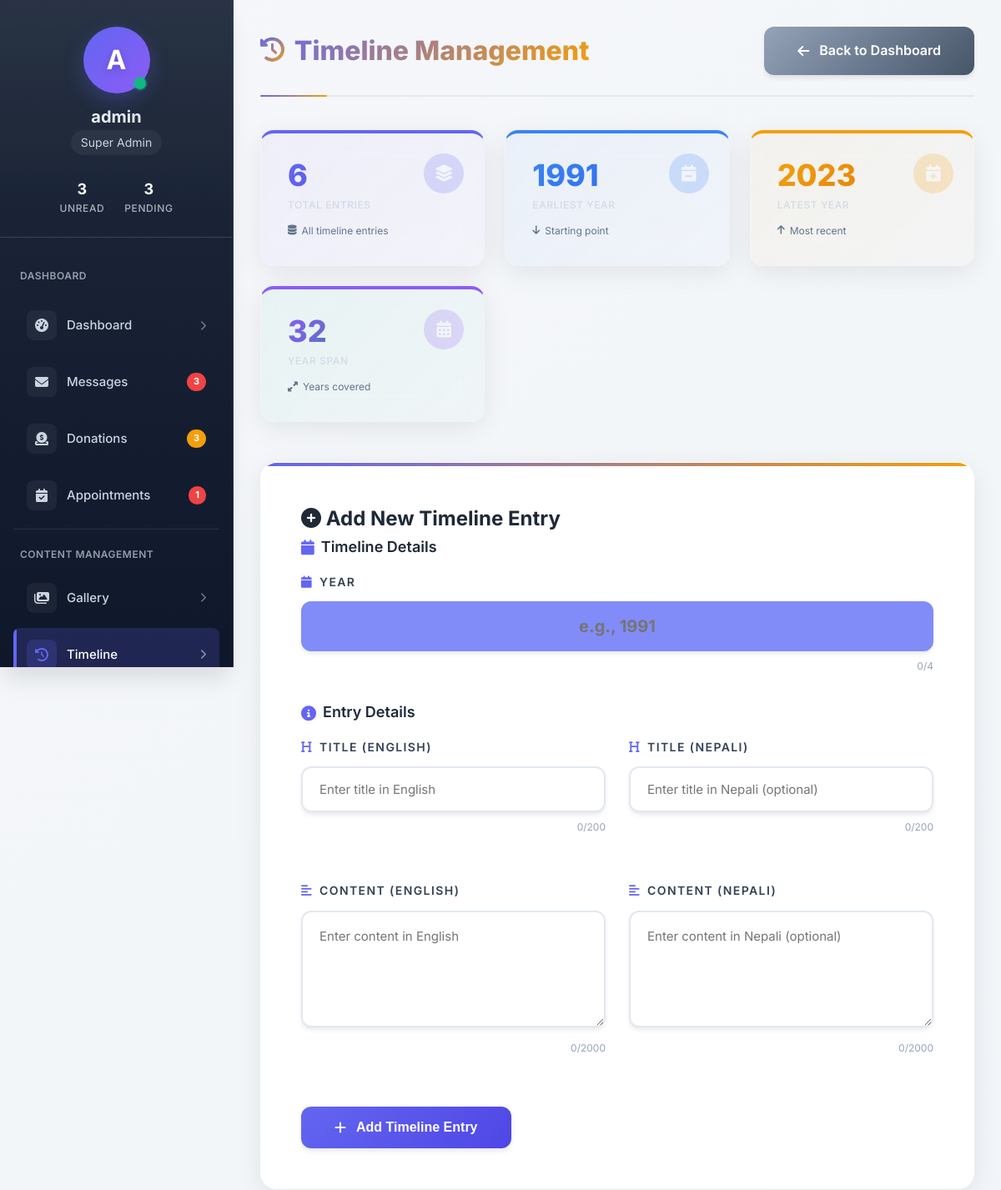
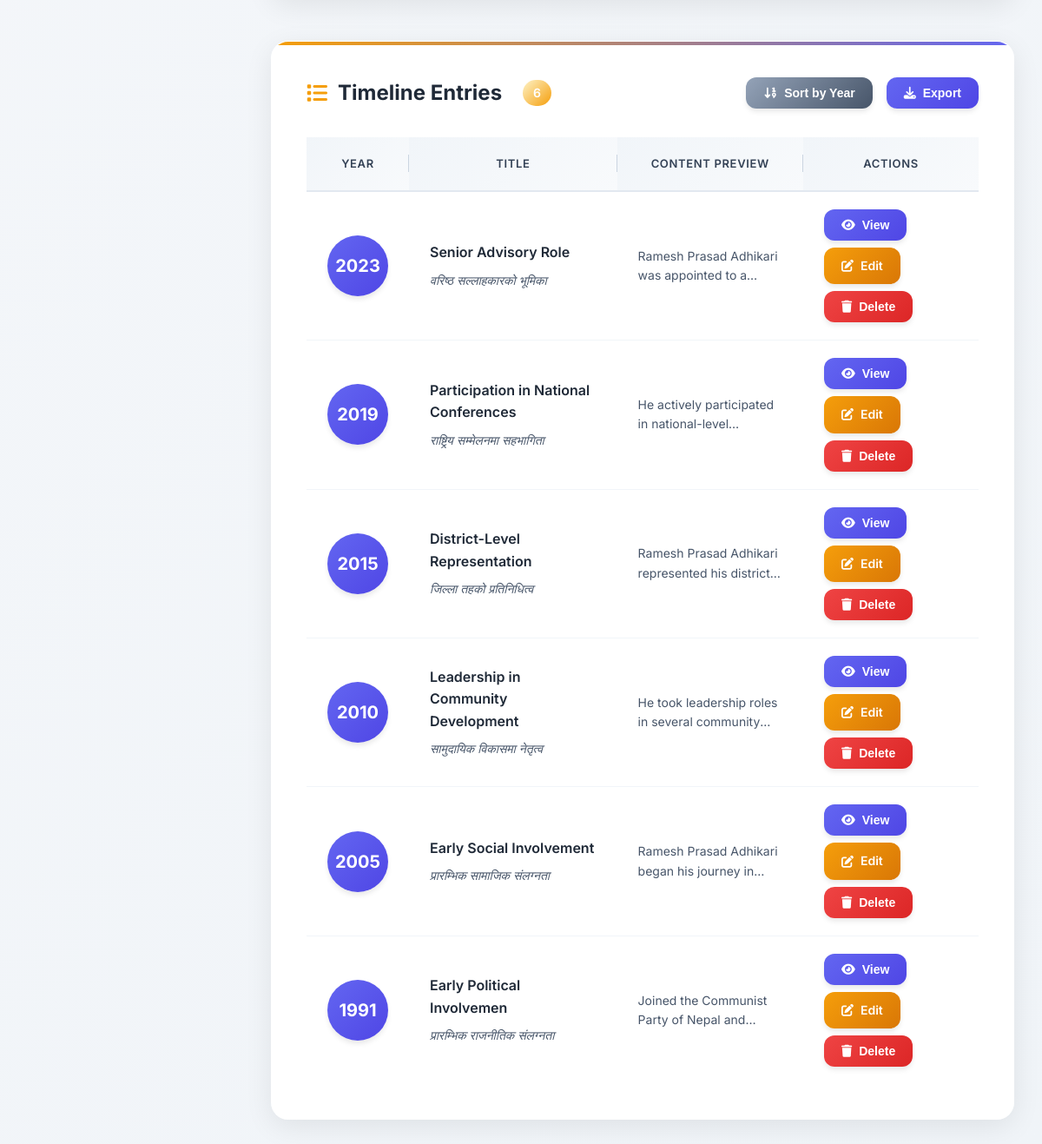
The page /backend/admin/timeline.php (signed in) on the database its author committed (2 pictures, top to bottom).
### tables this page shows
CREATE TABLE `timeline_entries` (
  `id` int(11) NOT NULL,
  `year` varchar(20) NOT NULL,
  `title_en` varchar(255) NOT NULL,
  `title_np` varchar(255) DEFAULT NULL,
  `content_en` text NOT NULL,
  `content_np` text DEFAULT NULL,
  `created_at` timestamp NOT NULL DEFAULT current_timestamp()
);

### backend/admin/timeline.php (the view, shortened to what the rows shown need)
<?php
require_once __DIR__ . '/../database/connection.php';
$edit_mode = false;
$edit_entry = null;
$stmt = $conn->query("SELECT * FROM timeline_entries ORDER BY year DESC");
$entries = $stmt->fetchAll(PDO::FETCH_ASSOC);
?>
<!DOCTYPE html>
<html lang="en">
<head>
    <link rel="stylesheet" href="https://cdnjs.cloudflare.com/ajax/libs/font-awesome/6.4.0/css/all.min.css">
</head>
<body>
    <div class="admin-container">
        <main class="main-content">
            <div class="page-header">
                <h1><i class="fas fa-history"></i> Timeline Management</h1>
            </div>
            <?php if ($edit_mode && $edit_entry): ?>
                <div class="edit-form-container">
                    <div class="form-header">
                        <h2>
                            <i class="fas fa-edit"></i>
                            Edit Timeline Entry
                        </h2>
                        <a href="?cancel_edit" class="btn btn-secondary">
                            <i class="fas fa-times"></i> <span>Cancel Edit</span>
                        </a>
                    </div>
                    <form method="POST" id="editForm">
                        <input type="hidden" name="edit_id" value="<?php echo $edit_entry['id']; ?>">
                        <div class="form-section">
                            <h3><i class="fas fa-calendar"></i> Timeline Details</h3>
                            <div class="form-group">
                                <label class="form-label">
                                    <i class="fas fa-calendar"></i> Year
                                </label>
                                <input type="text"
                                       name="year"
                                       class="form-input year-input"
                                       placeholder="e.g., 1991"
                                       value="<?php echo htmlspecialchars($edit_entry['year']); ?>"
                                       required
                                       maxlength="4"
                                       pattern="\d{4}"
                                       title="Please enter a valid 4-digit year">
                                <span class="char-count" data-for="year"></span>
                            </div>
                        </div>
                        <div class="form-section">
                            <h3><i class="fas fa-info-circle"></i> Entry Details</h3>
                            <div class="form-row">
                                <div class="form-group">
                                    <label class="form-label">
                                        <i class="fas fa-heading"></i> Title (English)
                                    </label>
                                    <input type="text"
                                           name="title_en"
                                           class="form-input"
                                           value="<?php echo htmlspecialchars($edit_entry['title_en']); ?>"
                                           placeholder="Enter title in English"
                                           required
                                           maxlength="200">
                                    <span class="char-count" data-for="title_en"></span>
                                </div>
                                <div class="form-group">
                                    <label class="form-label">
                                        <i class="fas fa-heading"></i> Title (Nepali)
                                    </label>
                                    <input type="text"
                                           name="title_np"
                                           class="form-input"
                                           value="<?php echo htmlspecialchars($edit_entry['title_np'] ?? ''); ?>"
                                           placeholder="Enter title in Nepali (optional)"
                                           maxlength="200">
                                    <span class="char-count" data-for="title_np"></span>
                                </div>
                            </div>
                            <div class="form-row">
                                <div class="form-group">
                                    <label class="form-label">
                                        <i class="fas fa-align-left"></i> Content (English)
                                    </label>
                                    <textarea name="content_en"
                                              class="form-textarea"
                                              placeholder="Enter content in English"
                                              required
                                              maxlength="2000"><?php echo htmlspecialchars($edit_entry['content_en']); ?></textarea>
                                    <span class="char-count" data-for="content_en"></span>
                                </div>
                                <div class="form-group">
                                    <label class="form-label">
                                        <i class="fas fa-align-left"></i> Content (Nepali)
                                    </label>
                                    <textarea name="content_np"
                                              class="form-textarea"
                                              placeholder="Enter content in Nepali (optional)"
                                              maxlength="2000"><?php echo htmlspecialchars($edit_entry['content_np'] ?? ''); ?></textarea>
                                    <span class="char-count" data-for="content_np"></span>
                                </div>
                            </div>
                        </div>
                        <div style="display: flex; gap: 1rem;">
                            <button type="submit" class="btn btn-warning">
                                <i class="fas fa-save"></i> <span>Update Entry</span>
                            </button>
                            <a href="?cancel_edit" class="btn btn-secondary">
                                <i class="fas fa-times"></i> <span>Cancel</span>
                            </a>
                        </div>
                    </form>
                </div>
            <?php else: ?>
                <div class="form-container">
                    <h2><i class="fas fa-plus-circle"></i> Add New Timeline Entry</h2>
                </div>
            <?php endif; ?>
            <div class="table-container">
                <div class="table-header">
                    <h2>
                        <i class="fas fa-list"></i> Timeline Entries
                        <span class="count-badge"><?php echo count($entries); ?></span>
                    </h2>
                </div>
                <?php if (empty($entries)): ?>
                    <div class="empty-state">
                        <i class="fas fa-history"></i>
                        <h3>No timeline entries yet</h3>
                        <p>Start by adding your first timeline entry using the form above.</p>
                        <button onclick="document.querySelector('input[name=\"year\"]').focus()" class="btn">
                            <i class="fas fa-plus"></i> Add First Entry
                        </button>
                    </div>
                <?php else: ?>
                    <div style="overflow-x: auto;">
                        <table class="modern-table" id="timelineTable">
                            <thead>
                                <tr>
                                    <th class="year-cell">Year</th>
                                    <th class="title-cell">Title</th>
                                    <th class="content-cell">Content Preview</th>
                                    <th>Actions</th>
                                </tr>
                            </thead>
                            <tbody>
                                <?php foreach ($entries as $entry):
                                    $contentPreview = strlen($entry['content_en']) > 150 ?
                                        substr($entry['content_en'], 0, 150) . '...' :
                                        $entry['content_en'];
                                ?>
                                    <tr data-id="<?php echo $entry['id']; ?>">
                                        <td class="year-cell">
                                            <div class="year-badge"><?php echo htmlspecialchars($entry['year']); ?></div>
                                        </td>
                                        <td class="title-cell">
                                            <div class="title-en"><?php echo htmlspecialchars($entry['title_en']); ?></div>
                                            <?php if ($entry['title_np']): ?>
                                                <div class="title-np"><?php echo htmlspecialchars($entry['title_np']); ?></div>
                                            <?php endif; ?>
                                        </td>
                                        <td class="content-cell">
                                            <div class="content-preview"><?php echo htmlspecialchars($contentPreview); ?></div>
                                        </td>
                                        <td>
                                            <div class="action-buttons">
                                                <button type="button" class="btn btn-sm btn-info view-btn"
                                                        data-year="<?php echo htmlspecialchars($entry['year']); ?>"
                                                        data-title-en="<?php echo htmlspecialchars($entry['title_en']); ?>"
                                                        data-title-np="<?php echo htmlspecialchars($entry['title_np'] ?? ''); ?>"
                                                        data-content-en="<?php echo htmlspecialchars($entry['content_en']); ?>"
                                                        data-content-np="<?php echo htmlspecialchars($entry['content_np'] ?? ''); ?>">
                                                    <i class="fas fa-eye"></i> <span>View</span>
                                                </button>
                                                <a href="?edit=<?php echo $entry['id']; ?>" class="btn btn-sm btn-warning">
                                                    <i class="fas fa-edit"></i> <span>Edit</span>
                                                </a>
                                                <button type="button" class="btn btn-sm btn-danger delete-btn" data-id="<?php echo $entry['id']; ?>">
                                                    <i class="fas fa-trash"></i> <span>Delete</span>
                                                </button>
                                            </div>
                                        </td>
                                    </tr>
                                <?php endforeach; ?>
                            </tbody>
                        </table>
                    </div>
                <?php endif; ?>
            </div>
        </main>
    </div>
</body>
</html>

### rows shown on the page
timeline_entries: year "2023", title_en "Senior Advisory Role", title_np "वरिष्ठ सल्लाहकारको भूमिका", content_en "Ramesh Prasad Adhikari was appointed to…"
timeline_entries: year "2019", title_en "Participation in National Conferences", title_np "राष्ट्रिय सम्मेलनमा सहभागिता", content_en "He actively participated in…"
timeline_entries: year "2015", title_en "District-Level Representation", title_np "जिल्ला तहको प्रतिनिधित्व", content_en "Ramesh Prasad Adhikari represented his…"
timeline_entries: year "2010", title_en "Leadership in Community Development", title_np "सामुदायिक विकासमा नेतृत्व", content_en "He took leadership roles in several…"
timeline_entries: year "2005", title_en "Early Social Involvement", title_np "प्रारम्भिक सामाजिक संलग्नता", content_en "Ramesh Prasad Adhikari began his journey…"
timeline_entries: year "1991", title_en "Early Political Involvemen", title_np "प्रारम्भिक राजनीतिक संलग्नता", content_en "Joined the Communist Party of Nepal…"

### other values the page prints
$initial "A"
$username "admin"
$unreadMessages "3"
$pendingDonations "3"
$appointmentsPending "1"
$stats['total'] "6"
$stats['earliest'] "1991"
$stats['latest'] "2023"
intval($stats['latest']) - intval($stats['earliest']) "32"
count($entries) "6"
